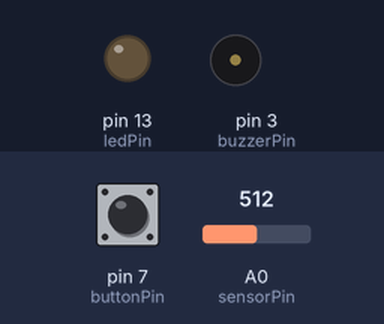
This sketch was run on a simulated Arduino Uno, built with avr-gcc and run on an emulated ATmega328P. Parts: output pins drawn as LEDs (lit = HIGH), buzzer (waves = sounding). The test bench sets the inputs (shaded band); at power-on: pin 7 (buttonPin) HIGH, A0 (sensorPin) = 512.

Above: at 1.2 s.
1.3 s: pin 7 (buttonPin) pulled LOW for 0.15 s
At 1.7 s:
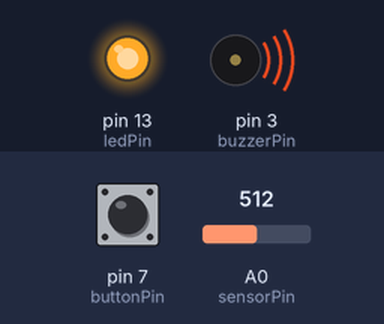
3.3 s: pin 7 (buttonPin) pulled LOW for 3.2 s
At 8.1 s:
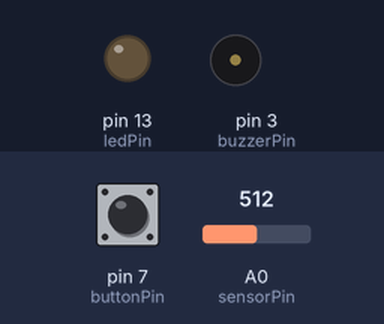
Timing chart, 0 to 9.6 s (numbered marks = the images above; inputs shaded):
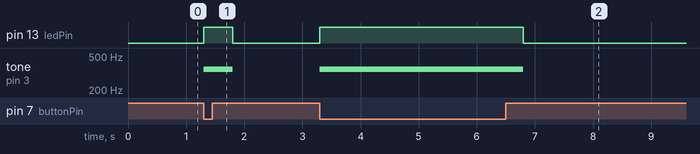

Measured:
- after the input at 1.3 s, pin 13 (ledPin): LOW → HIGH at once, → LOW 0.50 s later; tone on pin 3 (buzzerPin): silent → 349 Hz at once, → silent 0.50 s later
- after the input at 3.3 s, pin 13 (ledPin): LOW → HIGH at once, → LOW 3.5 s later; tone on pin 3 (buzzerPin): silent → 349 Hz at once, → silent 3.5 s later

The sketch:

Simple-Musical-Instrument.ino
```cpp
/*
Basic musical instrument
*/

const int buttonPin = 7;   // pushbutton pin
const int ledPin =  13;    // LED pin
const int buzzerPin = 3;   // piezo buzzer pin
const int sensorPin = A0;  // potentiometer pin
int duration = 500; // this value determines how long in milliseconds the sound plays
int notes [8] = {262,294,330,349,392,440,494,523}; // frequency values of notes

void setup()
{
  // Set the pushbutton pin as an input:
  pinMode(buttonPin, INPUT);

  // Set the LED pin as an output:
  pinMode(ledPin, OUTPUT);
  pinMode(buzzerPin, OUTPUT);

}

void loop()
{
  int sensorValue = 0;  // variable that stores the state of the potentiometer
  int outputValue = 0;
  int buttonState = 0;  // variable that stores the state of the button
  buttonState = digitalRead(buttonPin); // read in the state of the button
  sensorValue = analogRead(sensorPin); // read the value from the potentiometer:

  outputValue = map(sensorValue, 0, 1023, 0, 7); // translate input from potentiometer
                                                 // to a value from 0 to 7

  if (buttonState == LOW)  // if the button is being pushed
  {
    digitalWrite(ledPin, HIGH);  // turn the LED on
    tone(buzzerPin, notes[outputValue], duration); // play the sound
    delay(duration); // wait until sound is done playing
  }
  else
  {
    digitalWrite(ledPin, LOW);  // turn the LED off
  }
}
```
